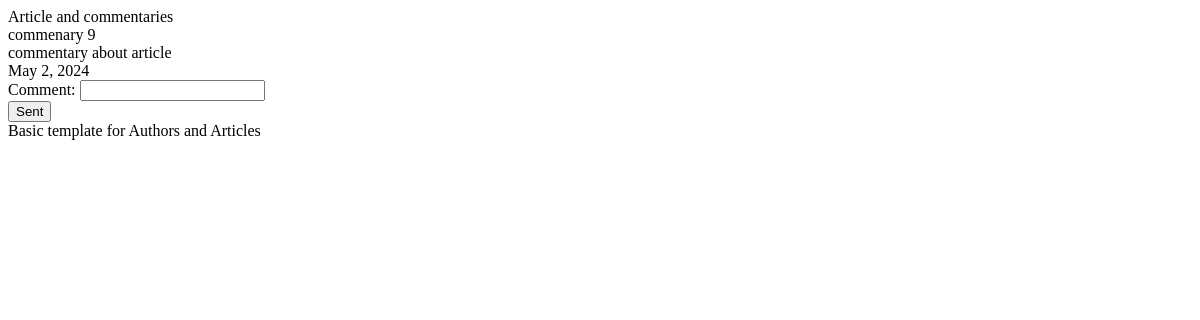
/sem_4/get/article/9, run on an earlier commit of the app's database.
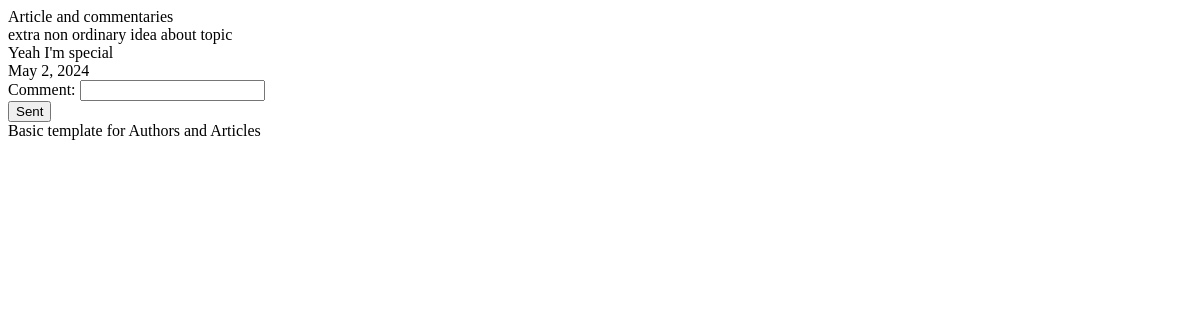
And on a later commit of the database.
### sem_app_2/models.py (models this page shows, shortened)
class Article(models.Model):
    head = models.CharField(max_length=200)
    content = models.TextField()
    publish_date = models.DateField()
    author = models.ForeignKey(Author, on_delete=models.CASCADE)
    category = models.CharField(max_length=100)
    views = models.IntegerField(default=0)
    published = models.BooleanField(default=False)

### sem_app_4/views.py (the view, shortened to what this page needs)
# urls.py: path('get/article/<int:article_id>', views.get_article, name='get_article'),
def get_article(request, article_id):
    context = {}
    context['text'] = 'Article and commentaries'
    context['article'] = ArticleModel.objects.get(pk=article_id)
    context['commentaries'] = CommentModel.objects.all().filter(article_id=article_id)
    context['form'] = CommentForm()
    return render(request, 'sem_app_4/article.html', context=context)

### sem_app_4/forms.py
class CommentForm(forms.Form):
    comment = forms.CharField(min_length=1, max_length=1000)

### sem_app_4/templates/sem_app_4/article.html (shortened to what this page needs)
{% extends 'sem_app_2/base.html' %}
{% block content %}
    {{ text }}<br>
    {{ article.head }}<br>
    {{ article.content }}<br>
    {{ article.publish_date}}<br>
    <form method="POST" enctype="multipart/form-data">
        {{ form }}
        <input type="submit" value="Sent">
    </form>
{% endblock %}

What changed in the data, as far as the page shows it:
changed Article: head "commenary 9" → "extra non ordinary idea about topic"; content "commentary about article" → "Yeah I'm special"
